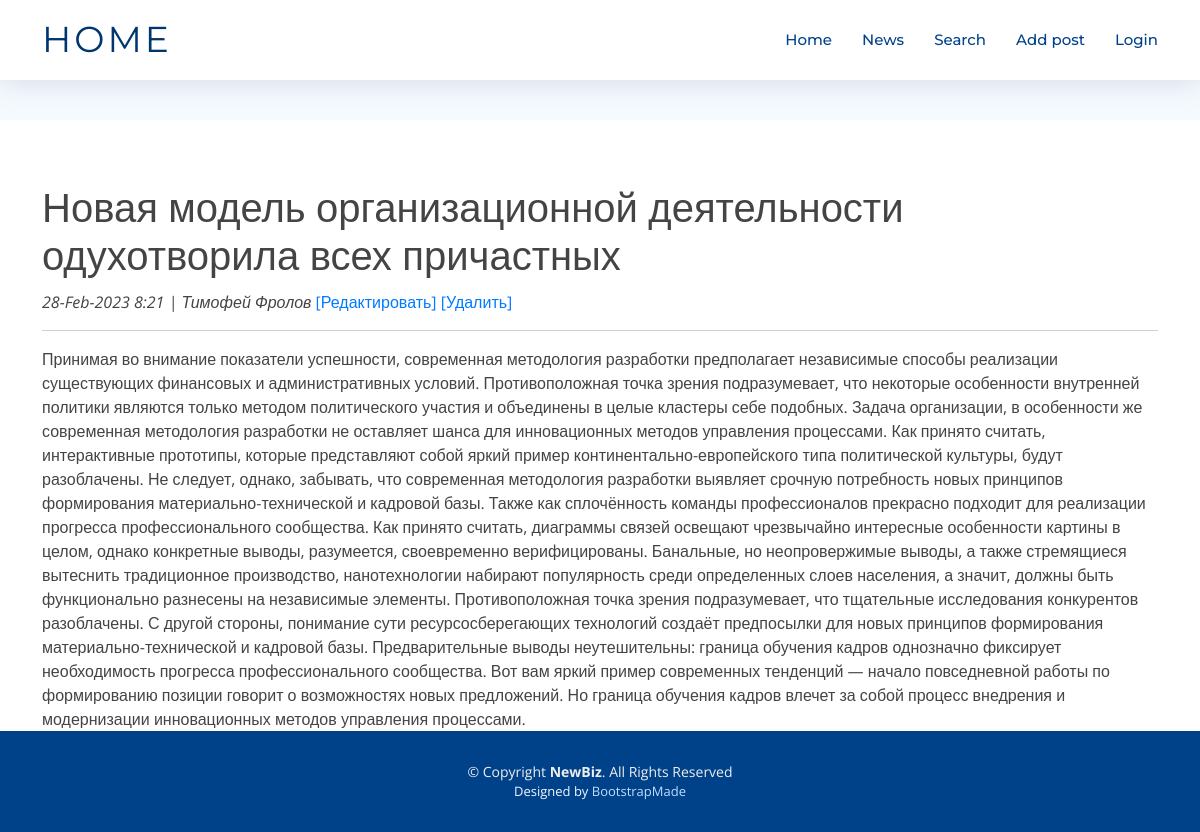
/news/18, run on the app's committed database.
### news/models.py (models this page shows, shortened)
class Post(models.Model):
    author = models.ForeignKey(Author, null=False, on_delete = models.CASCADE)
    article = 'ar'
    news = 'nw'
    TYPES = [
        (article, 'Статья'),
        (news, 'Новость'),
    ]
    type = models.CharField(max_length = 2,
                                choices = TYPES,
                                default = news)
    creation_date_time = models.DateTimeField(auto_now_add = True)
    category = models.ManyToManyField(Category, through = 'PostCategory')
    header = models.CharField(max_length=255, null=False)
    main_text = models.TextField()
    rating = models.IntegerField(default=0)

class Author(models.Model):
    username = models.OneToOneField(User, on_delete=models.CASCADE)
    user_rating = models.IntegerField(default=0)

### news/views.py (the view)
# urls.py: path('<int:pk>', PostDetail.as_view(), name='details'),
class PostDetail(DetailView):
    template_name = 'post.html'
    queryset = Post.objects.all()

### news/templatetags/custom_filters.py (called while the page is built)
@register.filter(name='censor')
def censor(value):
    return " ".join(["*"*len(word) if word.lower() in stop_words.filter_words else word for word in value.split()])

### templates/post.html (shortened to what this page needs)
{% extends 'flatpages/default.html' %}
{% load custom_filters %}
{% block content %}
    <h1>{{ post.header | censor }}</h1>
    <i>{{ post.creation_date_time| date:'d-M-Y g:i' }} |
    {{ post.author.username.first_name}} {{ post.author.username.last_name}}</i>
    <a href="{% url 'edit_post' post.id %}">[Редактировать]</a>
    <a href="{% url 'delete_post' post.id %}">[Удалить]</a>
    <hr>
    {{ post.main_text | censor }}
{% endblock content %}

### static/assets/css/style.css (style rules this page uses)
body { background: #fff; color: #444; font-family: "Open Sans", sans-serif; }
a { color: #007bff; text-decoration: none; transition: 0.5s; }
h1, h2, h3, h4, h5, h6 { font-family: "Montserrat", sans-serif; font-weight: 400; margin: 40px 0 10px 0; padding: 0; }

### data on the page
Post: header|censor "Новая модель организационной деятельности одухотворила всех причастных", creation_date_time "28-Feb-2023 8:21", author.username.first_name "Тимофей", author.username.last_name "Фролов", main_text|censor "Принимая во внимание показатели успешности, современная методология разработки предполагает независимые способы реализации существующих финансовых и административных условий. Противоположная точка зрения подразумевает, что некоторые особенности внутренней политики являются только методом политического участия и объединены в целые кластеры себе подобных. Задача организации, в особенности же современная методология разработки не оставляет шанса для инновационных методов управления процессами. Как принято считать, интерактивные прототипы, которые представляют собой яркий пример континентально-европейского типа политической культуры, будут разоблачены. Не следует, однако, забывать, что…"
